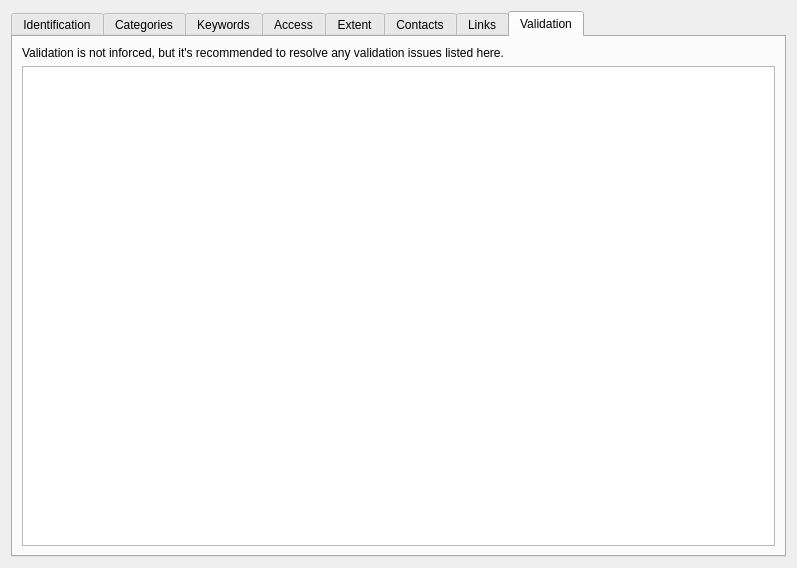
<?xml version="1.0" encoding="UTF-8"?>
<ui version="4.0">
 <class>QgsMetadataWidget</class>
 <widget class="QWidget" name="QgsMetadataWidget">
  <property name="geometry">
   <rect>
    <x>0</x>
    <y>0</y>
    <width>797</width>
    <height>568</height>
   </rect>
  </property>
  <property name="windowTitle">
   <string>Form</string>
  </property>
  <layout class="QVBoxLayout" name="verticalLayout_4">
   <item>
    <widget class="QTabWidget" name="tabWidget">
     <property name="enabled">
      <bool>true</bool>
     </property>
     <property name="tabShape">
      <enum>QTabWidget::Rounded</enum>
     </property>
     <property name="currentIndex">
      <number>7</number>
     </property>
     <widget class="QWidget" name="tabIdentificationDialog">
      <attribute name="title">
       <string>Identification</string>
      </attribute>
      <layout class="QVBoxLayout" name="verticalLayout">
       <property name="leftMargin">
        <number>0</number>
       </property>
       <property name="topMargin">
        <number>0</number>
       </property>
       <property name="rightMargin">
        <number>0</number>
       </property>
       <property name="bottomMargin">
        <number>0</number>
       </property>
       <item>
        <widget class="QScrollArea" name="scrollArea">
         <property name="frameShape">
          <enum>QFrame::NoFrame</enum>
         </property>
         <property name="widgetResizable">
          <bool>true</bool>
         </property>
         <widget class="QWidget" name="scrollAreaWidgetContents_2">
          <property name="geometry">
           <rect>
            <x>0</x>
            <y>0</y>
            <width>752</width>
            <height>625</height>
           </rect>
          </property>
          <layout class="QVBoxLayout" name="verticalLayout_15">
           <item>
            <widget class="QLabel" name="label_11">
             <property name="text">
              <string>This page describes the basic attribution of the dataset. Please use the tooltips for more informations.</string>
             </property>
             <property name="wordWrap">
              <bool>true</bool>
             </property>
            </widget>
           </item>
           <item>
            <widget class="QLabel" name="label_27">
             <property name="toolTip">
              <string>A reference, URI, URL or some other mechanism to identify the parent resource that this resource is a part (child) of.</string>
             </property>
             <property name="text">
              <string>Parent Identifier</string>
             </property>
            </widget>
           </item>
           <item>
            <widget class="QLineEdit" name="lineEditParentId">
             <property name="toolTip">
              <string>A reference, URI, URL or some other mechanism to identify the parent resource that this resource is a part (child) of.</string>
             </property>
            </widget>
           </item>
           <item>
            <widget class="QLabel" name="label_3">
             <property name="toolTip">
              <string>A reference, URI, URL or some other mechanism to identify the resource.</string>
             </property>
             <property name="text">
              <string>Identifier</string>
             </property>
            </widget>
           </item>
           <item>
            <layout class="QHBoxLayout" name="horizontalLayout">
             <item>
              <widget class="QLineEdit" name="lineEditIdentifier">
               <property name="toolTip">
                <string>A reference, URI, URL or some other mechanism to identify the resource.</string>
               </property>
              </widget>
             </item>
             <item>
              <widget class="QPushButton" name="btnAutoSource">
               <property name="text">
                <string>Set from layer</string>
               </property>
              </widget>
             </item>
            </layout>
           </item>
           <item>
            <widget class="QLabel" name="label_2">
             <property name="toolTip">
              <string>Returns the human readable name of the resource, typically displayed in search results.</string>
             </property>
             <property name="text">
              <string>Title</string>
             </property>
            </widget>
           </item>
           <item>
            <widget class="QLineEdit" name="lineEditTitle">
             <property name="sizePolicy">
              <sizepolicy hsizetype="Expanding" vsizetype="Fixed">
               <horstretch>0</horstretch>
               <verstretch>0</verstretch>
              </sizepolicy>
             </property>
             <property name="toolTip">
              <string>Returns the human readable name of the resource, typically displayed in search results.</string>
             </property>
            </widget>
           </item>
           <item>
            <widget class="QLabel" name="label_7">
             <property name="toolTip">
              <string>While a formal vocabulary is not imposed, it is advised to use the ISO 19115 MD_ScopeCode values. E.g. 'dataset' or 'series'. If unsure about which type to select, use 'dataset'.</string>
             </property>
             <property name="text">
              <string>Type</string>
             </property>
            </widget>
           </item>
           <item>
            <widget class="QComboBox" name="comboType">
             <property name="enabled">
              <bool>true</bool>
             </property>
             <property name="toolTip">
              <string>While a formal vocabulary is not imposed, it is advised to use the ISO 19115 MD_ScopeCode values. E.g. 'dataset' or 'series'. If unsure about which type to select, use 'dataset'.</string>
             </property>
             <property name="editable">
              <bool>true</bool>
             </property>
            </widget>
           </item>
           <item>
            <widget class="QLabel" name="label_4">
             <property name="toolTip">
              <string>Usually the returned string will follow either the ISO 639.2 or ISO 3166 specifications, e.g. 'ENG' or 'SPA', however this is not a hard requirement and the caller must account for non compliant values.</string>
             </property>
             <property name="text">
              <string>Language</string>
             </property>
            </widget>
           </item>
           <item>
            <widget class="QComboBox" name="comboLanguage">
             <property name="enabled">
              <bool>true</bool>
             </property>
             <property name="toolTip">
              <string>Usually the returned string will follow either the ISO 639.2 or ISO 3166 specifications, e.g. 'ENG' or 'SPA', however this is not a hard requirement and the caller must account for non compliant values.</string>
             </property>
             <property name="editable">
              <bool>true</bool>
             </property>
            </widget>
           </item>
           <item>
            <widget class="QLabel" name="label_6">
             <property name="toolTip">
              <string>Free-form description of the resource</string>
             </property>
             <property name="text">
              <string>Abstract</string>
             </property>
            </widget>
           </item>
           <item>
            <widget class="QTextEdit" name="textEditAbstract">
             <property name="sizePolicy">
              <sizepolicy hsizetype="Expanding" vsizetype="Expanding">
               <horstretch>0</horstretch>
               <verstretch>0</verstretch>
              </sizepolicy>
             </property>
             <property name="toolTip">
              <string>Free-form description of the resource</string>
             </property>
            </widget>
           </item>
           <item>
            <widget class="QFrame" name="encodingFrame">
             <property name="enabled">
              <bool>false</bool>
             </property>
             <property name="frameShape">
              <enum>QFrame::NoFrame</enum>
             </property>
             <property name="frameShadow">
              <enum>QFrame::Raised</enum>
             </property>
             <layout class="QVBoxLayout" name="verticalLayout_13">
              <property name="leftMargin">
               <number>0</number>
              </property>
              <property name="topMargin">
               <number>0</number>
              </property>
              <property name="rightMargin">
               <number>0</number>
              </property>
              <property name="bottomMargin">
               <number>0</number>
              </property>
              <item>
               <widget class="QLabel" name="label_24">
                <property name="text">
                 <string>Encoding</string>
                </property>
               </widget>
              </item>
              <item>
               <layout class="QHBoxLayout" name="horizontalLayout_8">
                <item>
                 <widget class="QComboBox" name="comboBox">
                  <property name="sizePolicy">
                   <sizepolicy hsizetype="Expanding" vsizetype="Fixed">
                    <horstretch>0</horstretch>
                    <verstretch>0</verstretch>
                   </sizepolicy>
                  </property>
                 </widget>
                </item>
                <item>
                 <widget class="QPushButton" name="btnAutoEncoding">
                  <property name="text">
                   <string>Set from layer</string>
                  </property>
                 </widget>
                </item>
               </layout>
              </item>
             </layout>
            </widget>
           </item>
          </layout>
         </widget>
        </widget>
       </item>
      </layout>
     </widget>
     <widget class="QWidget" name="tabCategoriesDialog">
      <attribute name="title">
       <string>Categories</string>
      </attribute>
      <layout class="QVBoxLayout" name="verticalLayout_14">
       <item>
        <widget class="QLabel" name="label_25">
         <property name="text">
          <string>Dataset categories.</string>
         </property>
        </widget>
       </item>
       <item>
        <widget class="QFrame" name="frame">
         <property name="frameShape">
          <enum>QFrame::NoFrame</enum>
         </property>
         <property name="frameShadow">
          <enum>QFrame::Raised</enum>
         </property>
         <layout class="QHBoxLayout" name="horizontalLayout_4">
          <property name="leftMargin">
           <number>0</number>
          </property>
          <property name="topMargin">
           <number>0</number>
          </property>
          <property name="rightMargin">
           <number>0</number>
          </property>
          <property name="bottomMargin">
           <number>0</number>
          </property>
          <item>
           <layout class="QVBoxLayout" name="verticalLayout_11">
            <item>
             <widget class="QLabel" name="label_23">
              <property name="text">
               <string>Available categories</string>
              </property>
             </widget>
            </item>
            <item>
             <widget class="QListView" name="listDefaultCategories">
              <property name="toolTip">
               <string>Categories chosen will be added as a new entry in the keywords tab.</string>
              </property>
              <property name="editTriggers">
               <set>QAbstractItemView::NoEditTriggers</set>
              </property>
             </widget>
            </item>
           </layout>
          </item>
          <item>
           <layout class="QVBoxLayout" name="verticalLayout_6">
            <item>
             <spacer name="verticalSpacer_2">
              <property name="orientation">
               <enum>Qt::Vertical</enum>
              </property>
              <property name="sizeHint" stdset="0">
               <size>
                <width>20</width>
                <height>40</height>
               </size>
              </property>
             </spacer>
            </item>
            <item>
             <widget class="QPushButton" name="btnNewCategory">
              <property name="toolTip">
               <string>Categories chosen will be added as a new entry in the keywords tab.</string>
              </property>
              <property name="text">
               <string>New</string>
              </property>
             </widget>
            </item>
            <item>
             <widget class="QPushButton" name="btnAddDefaultCategory">
              <property name="sizePolicy">
               <sizepolicy hsizetype="Maximum" vsizetype="Fixed">
                <horstretch>0</horstretch>
                <verstretch>0</verstretch>
               </sizepolicy>
              </property>
              <property name="toolTip">
               <string>Categories chosen will be added as a new entry in the keywords tab.</string>
              </property>
              <property name="text">
               <string/>
              </property>
              <property name="icon">
               <iconset resource="../../images/images.qrc">
                <normaloff>:/images/themes/default/mActionArrowRight.svg</normaloff>:/images/themes/default/mActionArrowRight.svg</iconset>
              </property>
              <property name="iconSize">
               <size>
                <width>16</width>
                <height>18</height>
               </size>
              </property>
             </widget>
            </item>
            <item>
             <widget class="QPushButton" name="btnRemoveCategory">
              <property name="sizePolicy">
               <sizepolicy hsizetype="Maximum" vsizetype="Fixed">
                <horstretch>0</horstretch>
                <verstretch>0</verstretch>
               </sizepolicy>
              </property>
              <property name="toolTip">
               <string>Categories chosen will be added as a new entry in the keywords tab.</string>
              </property>
              <property name="text">
               <string/>
              </property>
              <property name="icon">
               <iconset resource="../../images/images.qrc">
                <normaloff>:/images/themes/default/mActionArrowLeft.svg</normaloff>:/images/themes/default/mActionArrowLeft.svg</iconset>
              </property>
             </widget>
            </item>
            <item>
             <spacer name="verticalSpacer_3">
              <property name="orientation">
               <enum>Qt::Vertical</enum>
              </property>
              <property name="sizeHint" stdset="0">
               <size>
                <width>20</width>
                <height>40</height>
               </size>
              </property>
             </spacer>
            </item>
           </layout>
          </item>
          <item>
           <layout class="QVBoxLayout" name="verticalLayout_12">
            <item>
             <widget class="QLabel" name="label_22">
              <property name="text">
               <string>Categories</string>
              </property>
             </widget>
            </item>
            <item>
             <widget class="QListView" name="listCategories">
              <property name="toolTip">
               <string>Categories chosen will be added as a new entry in the keywords tab.</string>
              </property>
              <property name="editTriggers">
               <set>QAbstractItemView::NoEditTriggers</set>
              </property>
             </widget>
            </item>
           </layout>
          </item>
         </layout>
        </widget>
       </item>
      </layout>
     </widget>
     <widget class="QWidget" name="tabKeywordsDialog">
      <attribute name="title">
       <string>Keywords</string>
      </attribute>
      <layout class="QVBoxLayout" name="verticalLayout_2">
       <item>
        <widget class="QLabel" name="label_17">
         <property name="text">
          <string>&lt;html&gt;&lt;head/&gt;&lt;body&gt;&lt;p&gt;Keywords are optional, and provide a way to provide additional descriptive information about the dataset. Edits made in the categories tab will update the category entry below. For the concept, we suggest to use a standard based vocabulary such as &lt;a href=&quot;https://www.eionet.europa.eu/gemet/en/inspire-themes/&quot;&gt;&lt;span style=&quot; text-decoration: underline; color:#0000ff;&quot;&gt;GEMET.&lt;/span&gt;&lt;/a&gt;&lt;/p&gt;&lt;/body&gt;&lt;/html&gt;</string>
         </property>
         <property name="wordWrap">
          <bool>true</bool>
         </property>
        </widget>
       </item>
       <item>
        <layout class="QHBoxLayout" name="horizontalLayout_5">
         <item>
          <spacer name="horizontalSpacer_5">
           <property name="orientation">
            <enum>Qt::Horizontal</enum>
           </property>
           <property name="sizeHint" stdset="0">
            <size>
             <width>40</width>
             <height>20</height>
            </size>
           </property>
          </spacer>
         </item>
         <item>
          <widget class="QPushButton" name="btnAddVocabulary">
           <property name="toolTip">
            <string>Adds a list of descriptive keywords for a specified vocabulary.</string>
           </property>
           <property name="icon">
            <iconset resource="../../images/images.qrc">
             <normaloff>:/images/themes/default/symbologyAdd.svg</normaloff>:/images/themes/default/symbologyAdd.svg</iconset>
           </property>
           <property name="autoDefault">
            <bool>false</bool>
           </property>
          </widget>
         </item>
         <item>
          <widget class="QPushButton" name="btnRemoveVocabulary">
           <property name="toolTip">
            <string>Removes a specified vocabulary.</string>
           </property>
           <property name="icon">
            <iconset resource="../../images/images.qrc">
             <normaloff>:/images/themes/default/symbologyRemove.svg</normaloff>:/images/themes/default/symbologyRemove.svg</iconset>
           </property>
           <property name="autoDefault">
            <bool>false</bool>
           </property>
          </widget>
         </item>
        </layout>
       </item>
       <item>
        <widget class="QTableWidget" name="tabKeywords">
         <property name="toolTip">
          <string>A set of descriptive keywords associated with the resource for a specified concept.</string>
         </property>
         <property name="alternatingRowColors">
          <bool>true</bool>
         </property>
         <property name="selectionMode">
          <enum>QAbstractItemView::SingleSelection</enum>
         </property>
         <property name="selectionBehavior">
          <enum>QAbstractItemView::SelectRows</enum>
         </property>
         <attribute name="horizontalHeaderStretchLastSection">
          <bool>true</bool>
         </attribute>
         <column>
          <property name="text">
           <string>Concept</string>
          </property>
         </column>
         <column>
          <property name="text">
           <string>Keywords</string>
          </property>
         </column>
        </widget>
       </item>
      </layout>
     </widget>
     <widget class="QWidget" name="tabAccessDialog">
      <attribute name="title">
       <string>Access</string>
      </attribute>
      <layout class="QVBoxLayout" name="verticalLayout_3">
       <property name="leftMargin">
        <number>0</number>
       </property>
       <property name="topMargin">
        <number>0</number>
       </property>
       <property name="rightMargin">
        <number>0</number>
       </property>
       <property name="bottomMargin">
        <number>0</number>
       </property>
       <item>
        <widget class="QScrollArea" name="scrollArea_2">
         <property name="frameShape">
          <enum>QFrame::NoFrame</enum>
         </property>
         <property name="widgetResizable">
          <bool>true</bool>
         </property>
         <widget class="QWidget" name="scrollAreaWidgetContents_3">
          <property name="geometry">
           <rect>
            <x>0</x>
            <y>0</y>
            <width>767</width>
            <height>521</height>
           </rect>
          </property>
          <layout class="QVBoxLayout" name="verticalLayout_16">
           <item>
            <widget class="QLabel" name="label_5">
             <property name="text">
              <string>The fees, licences and rights for this dataset.</string>
             </property>
            </widget>
           </item>
           <item>
            <widget class="QLabel" name="label">
             <property name="toolTip">
              <string>Any fees associated with using the resource</string>
             </property>
             <property name="text">
              <string>Fees</string>
             </property>
            </widget>
           </item>
           <item>
            <widget class="QLineEdit" name="lineEditFees">
             <property name="toolTip">
              <string>Any fees associated with using the resource</string>
             </property>
            </widget>
           </item>
           <item>
            <layout class="QHBoxLayout" name="horizontalLayout_6">
             <item>
              <widget class="QLabel" name="label_8">
               <property name="toolTip">
                <string>A list of licenses associated with the resource</string>
               </property>
               <property name="text">
                <string>Licenses</string>
               </property>
              </widget>
             </item>
             <item>
              <spacer name="horizontalSpacer">
               <property name="orientation">
                <enum>Qt::Horizontal</enum>
               </property>
               <property name="sizeHint" stdset="0">
                <size>
                 <width>40</width>
                 <height>20</height>
                </size>
               </property>
              </spacer>
             </item>
             <item>
              <widget class="QPushButton" name="btnAddLicence">
               <property name="toolTip">
                <string>Add license</string>
               </property>
               <property name="icon">
                <iconset resource="../../images/images.qrc">
                 <normaloff>:/images/themes/default/symbologyAdd.svg</normaloff>:/images/themes/default/symbologyAdd.svg</iconset>
               </property>
              </widget>
             </item>
             <item>
              <widget class="QPushButton" name="btnRemoveLicence">
               <property name="toolTip">
                <string>Remove license</string>
               </property>
               <property name="icon">
                <iconset resource="../../images/images.qrc">
                 <normaloff>:/images/themes/default/symbologyRemove.svg</normaloff>:/images/themes/default/symbologyRemove.svg</iconset>
               </property>
              </widget>
             </item>
            </layout>
           </item>
           <item>
            <widget class="QTableWidget" name="tabLicenses">
             <property name="toolTip">
              <string>A list of licenses associated with the resource</string>
             </property>
             <property name="selectionMode">
              <enum>QAbstractItemView::SingleSelection</enum>
             </property>
             <property name="selectionBehavior">
              <enum>QAbstractItemView::SelectRows</enum>
             </property>
             <attribute name="horizontalHeaderVisible">
              <bool>false</bool>
             </attribute>
             <attribute name="horizontalHeaderStretchLastSection">
              <bool>true</bool>
             </attribute>
             <column>
              <property name="text">
               <string>Label</string>
              </property>
             </column>
            </widget>
           </item>
           <item>
            <layout class="QHBoxLayout" name="horizontalLayout_9">
             <item>
              <widget class="QLabel" name="label_26">
               <property name="toolTip">
                <string>List of attribution or copyright strings associated with the resource</string>
               </property>
               <property name="text">
                <string>Rights (attribution or copyright)</string>
               </property>
              </widget>
             </item>
             <item>
              <spacer name="horizontalSpacer_3">
               <property name="orientation">
                <enum>Qt::Horizontal</enum>
               </property>
               <property name="sizeHint" stdset="0">
                <size>
                 <width>40</width>
                 <height>20</height>
                </size>
               </property>
              </spacer>
             </item>
             <item>
              <widget class="QPushButton" name="btnAddRight">
               <property name="toolTip">
                <string>Add Right</string>
               </property>
               <property name="icon">
                <iconset resource="../../images/images.qrc">
                 <normaloff>:/images/themes/default/symbologyAdd.svg</normaloff>:/images/themes/default/symbologyAdd.svg</iconset>
               </property>
              </widget>
             </item>
             <item>
              <widget class="QPushButton" name="btnRemoveRight">
               <property name="toolTip">
                <string>Remove Right</string>
               </property>
               <property name="icon">
                <iconset resource="../../images/images.qrc">
                 <normaloff>:/images/themes/default/symbologyRemove.svg</normaloff>:/images/themes/default/symbologyRemove.svg</iconset>
               </property>
              </widget>
             </item>
            </layout>
           </item>
           <item>
            <widget class="QListView" name="listRights">
             <property name="toolTip">
              <string>List of attribution or copyright strings associated with the resource</string>
             </property>
            </widget>
           </item>
          </layout>
         </widget>
        </widget>
       </item>
      </layout>
     </widget>
     <widget class="QWidget" name="tabExtentDialog">
      <attribute name="title">
       <string>Extent</string>
      </attribute>
      <layout class="QVBoxLayout" name="verticalLayout_9">
       <item>
        <widget class="QLabel" name="label_9">
         <property name="text">
          <string>Coordinate Reference System, spatial and temporal extent(s) for this dataset.</string>
         </property>
        </widget>
       </item>
       <item>
        <widget class="QgsCollapsibleGroupBox" name="groupBox">
         <property name="toolTip">
          <string>The coordinate reference system described by the layer's metadata</string>
         </property>
         <property name="title">
          <string>Coordinate Reference System</string>
         </property>
         <layout class="QVBoxLayout" name="verticalLayout_8">
          <item>
           <layout class="QHBoxLayout" name="horizontalLayout_7">
            <item>
             <widget class="QgsProjectionSelectionWidget" name="selectionCrs" native="true"/>
            </item>
            <item>
             <widget class="QPushButton" name="btnAutoCrs">
              <property name="sizePolicy">
               <sizepolicy hsizetype="Maximum" vsizetype="Fixed">
                <horstretch>0</horstretch>
                <verstretch>0</verstretch>
               </sizepolicy>
              </property>
              <property name="text">
               <string>Set CRS from layer</string>
              </property>
             </widget>
            </item>
           </layout>
          </item>
         </layout>
        </widget>
       </item>
       <item>
        <spacer name="verticalSpacer">
         <property name="orientation">
          <enum>Qt::Vertical</enum>
         </property>
         <property name="sizeHint" stdset="0">
          <size>
           <width>20</width>
           <height>40</height>
          </size>
         </property>
        </spacer>
       </item>
      </layout>
     </widget>
     <widget class="QWidget" name="tabContactsDialog">
      <property name="enabled">
       <bool>false</bool>
      </property>
      <attribute name="title">
       <string>Contacts</string>
      </attribute>
      <layout class="QVBoxLayout" name="verticalLayout_10">
       <item>
        <widget class="QLabel" name="label_16">
         <property name="text">
          <string>Contacts, HELP TEXT</string>
         </property>
        </widget>
       </item>
       <item>
        <layout class="QHBoxLayout" name="horizontalLayout_10">
         <item>
          <spacer name="horizontalSpacer_6">
           <property name="orientation">
            <enum>Qt::Horizontal</enum>
           </property>
           <property name="sizeHint" stdset="0">
            <size>
             <width>40</width>
             <height>20</height>
            </size>
           </property>
          </spacer>
         </item>
         <item>
          <widget class="QPushButton" name="btnAddContact">
           <property name="toolTip">
            <string>Add class</string>
           </property>
           <property name="icon">
            <iconset resource="../../images/images.qrc">
             <normaloff>:/images/themes/default/symbologyAdd.svg</normaloff>:/images/themes/default/symbologyAdd.svg</iconset>
           </property>
          </widget>
         </item>
         <item>
          <widget class="QPushButton" name="btnRemoveContact">
           <property name="toolTip">
            <string>Delete</string>
           </property>
           <property name="icon">
            <iconset resource="../../images/images.qrc">
             <normaloff>:/images/themes/default/symbologyRemove.svg</normaloff>:/images/themes/default/symbologyRemove.svg</iconset>
           </property>
          </widget>
         </item>
        </layout>
       </item>
       <item>
        <layout class="QHBoxLayout" name="horizontalLayout_3">
         <item>
          <widget class="QTableWidget" name="tabContacts">
           <property name="maximumSize">
            <size>
             <width>200</width>
             <height>16777215</height>
            </size>
           </property>
           <property name="editTriggers">
            <set>QAbstractItemView::NoEditTriggers</set>
           </property>
           <property name="selectionMode">
            <enum>QAbstractItemView::SingleSelection</enum>
           </property>
           <property name="selectionBehavior">
            <enum>QAbstractItemView::SelectRows</enum>
           </property>
           <attribute name="horizontalHeaderStretchLastSection">
            <bool>true</bool>
           </attribute>
           <column>
            <property name="text">
             <string>Name</string>
            </property>
           </column>
           <column>
            <property name="text">
             <string>Organization</string>
            </property>
           </column>
          </widget>
         </item>
         <item>
          <widget class="QScrollArea" name="panelDetails">
           <property name="sizePolicy">
            <sizepolicy hsizetype="Minimum" vsizetype="Expanding">
             <horstretch>0</horstretch>
             <verstretch>0</verstretch>
            </sizepolicy>
           </property>
           <property name="widgetResizable">
            <bool>true</bool>
           </property>
           <widget class="QWidget" name="scrollAreaWidgetContents">
            <property name="geometry">
             <rect>
              <x>0</x>
              <y>0</y>
              <width>513</width>
              <height>419</height>
             </rect>
            </property>
            <layout class="QGridLayout" name="gridLayout_2">
             <item row="0" column="0">
              <widget class="QLabel" name="label_10">
               <property name="text">
                <string>Name</string>
               </property>
              </widget>
             </item>
             <item row="0" column="1" colspan="2">
              <widget class="QLineEdit" name="lineEditContactName"/>
             </item>
             <item row="1" column="0">
              <widget class="QLabel" name="label_15">
               <property name="text">
                <string>Role</string>
               </property>
              </widget>
             </item>
             <item row="1" column="1" colspan="2">
              <widget class="QComboBox" name="comboContactRole"/>
             </item>
             <item row="2" column="0">
              <widget class="QLabel" name="label_12">
               <property name="text">
                <string>Organization</string>
               </property>
              </widget>
             </item>
             <item row="2" column="1" colspan="2">
              <widget class="QLineEdit" name="lineEditContactOrganization"/>
             </item>
             <item row="3" column="0">
              <widget class="QLabel" name="label_14">
               <property name="text">
                <string>Position</string>
               </property>
              </widget>
             </item>
             <item row="3" column="1" colspan="2">
              <widget class="QLineEdit" name="lineEditContactPosition"/>
             </item>
             <item row="4" column="0">
              <widget class="QLabel" name="label_18">
               <property name="text">
                <string>Email</string>
               </property>
              </widget>
             </item>
             <item row="4" column="1" colspan="2">
              <widget class="QLineEdit" name="lineEditContactEmail"/>
             </item>
             <item row="5" column="0">
              <widget class="QLabel" name="label_19">
               <property name="text">
                <string>Voice</string>
               </property>
              </widget>
             </item>
             <item row="5" column="1" colspan="2">
              <widget class="QLineEdit" name="lineEditContactVoice"/>
             </item>
             <item row="6" column="0">
              <widget class="QLabel" name="label_20">
               <property name="text">
                <string>Fax</string>
               </property>
              </widget>
             </item>
             <item row="6" column="1" colspan="2">
              <widget class="QLineEdit" name="lineEditContactFax"/>
             </item>
             <item row="7" column="0">
              <widget class="QLabel" name="label_21">
               <property name="text">
                <string>Address</string>
               </property>
              </widget>
             </item>
             <item row="7" column="1">
              <widget class="QPushButton" name="btnAddAddress">
               <property name="toolTip">
                <string>Add class</string>
               </property>
               <property name="icon">
                <iconset resource="../../images/images.qrc">
                 <normaloff>:/images/themes/default/symbologyAdd.svg</normaloff>:/images/themes/default/symbologyAdd.svg</iconset>
               </property>
              </widget>
             </item>
             <item row="7" column="2">
              <widget class="QPushButton" name="btnRemoveAddress">
               <property name="toolTip">
                <string>Delete</string>
               </property>
               <property name="icon">
                <iconset resource="../../images/images.qrc">
                 <normaloff>:/images/themes/default/symbologyRemove.svg</normaloff>:/images/themes/default/symbologyRemove.svg</iconset>
               </property>
              </widget>
             </item>
             <item row="8" column="0" colspan="3">
              <widget class="QTableWidget" name="tabAddresses">
               <attribute name="horizontalHeaderStretchLastSection">
                <bool>true</bool>
               </attribute>
               <column>
                <property name="text">
                 <string>Type</string>
                </property>
               </column>
               <column>
                <property name="text">
                 <string>Address</string>
                </property>
               </column>
               <column>
                <property name="text">
                 <string>Postal Code</string>
                </property>
               </column>
               <column>
                <property name="text">
                 <string>City</string>
                </property>
               </column>
               <column>
                <property name="text">
                 <string>Administrative Area</string>
                </property>
               </column>
               <column>
                <property name="text">
                 <string>Country</string>
                </property>
               </column>
              </widget>
             </item>
            </layout>
           </widget>
          </widget>
         </item>
        </layout>
       </item>
      </layout>
     </widget>
     <widget class="QWidget" name="tabLinksDialog">
      <attribute name="title">
       <string>Links</string>
      </attribute>
      <layout class="QVBoxLayout" name="verticalLayout_5">
       <item>
        <widget class="QLabel" name="label_13">
         <property name="toolTip">
          <string>a list of online resources associated with the resource.</string>
         </property>
         <property name="text">
          <string>Links describe ancilliary resources and information related to this dataset.</string>
         </property>
        </widget>
       </item>
       <item>
        <layout class="QHBoxLayout" name="horizontalLayout_2">
         <item>
          <spacer name="horizontalSpacer_2">
           <property name="orientation">
            <enum>Qt::Horizontal</enum>
           </property>
           <property name="sizeHint" stdset="0">
            <size>
             <width>40</width>
             <height>20</height>
            </size>
           </property>
          </spacer>
         </item>
         <item>
          <widget class="QPushButton" name="btnAddLink">
           <property name="toolTip">
            <string>Add link</string>
           </property>
           <property name="icon">
            <iconset resource="../../images/images.qrc">
             <normaloff>:/images/themes/default/symbologyAdd.svg</normaloff>:/images/themes/default/symbologyAdd.svg</iconset>
           </property>
          </widget>
         </item>
         <item>
          <widget class="QPushButton" name="btnRemoveLink">
           <property name="toolTip">
            <string>Remove link</string>
           </property>
           <property name="icon">
            <iconset resource="../../images/images.qrc">
             <normaloff>:/images/themes/default/symbologyRemove.svg</normaloff>:/images/themes/default/symbologyRemove.svg</iconset>
           </property>
          </widget>
         </item>
        </layout>
       </item>
       <item>
        <widget class="QTableView" name="tabLinks">
         <property name="toolTip">
          <string>a list of online resources associated with the resource.</string>
         </property>
         <property name="alternatingRowColors">
          <bool>true</bool>
         </property>
         <property name="selectionMode">
          <enum>QAbstractItemView::SingleSelection</enum>
         </property>
         <property name="selectionBehavior">
          <enum>QAbstractItemView::SelectRows</enum>
         </property>
         <attribute name="horizontalHeaderStretchLastSection">
          <bool>true</bool>
         </attribute>
        </widget>
       </item>
      </layout>
     </widget>
     <widget class="QWidget" name="tabValidationDialog">
      <attribute name="title">
       <string>Validation</string>
      </attribute>
      <layout class="QVBoxLayout" name="verticalLayout_7">
       <item>
        <widget class="QLabel" name="label_28">
         <property name="text">
          <string>Validation is not inforced, but it's recommended to resolve any validation issues listed here.</string>
         </property>
        </widget>
       </item>
       <item>
        <widget class="QTextBrowser" name="resultsCheckMetadata"/>
       </item>
      </layout>
     </widget>
    </widget>
   </item>
  </layout>
 </widget>
 <customwidgets>
  <customwidget>
   <class>QgsCollapsibleGroupBox</class>
   <extends>QGroupBox</extends>
   <header>qgscollapsiblegroupbox.h</header>
   <container>1</container>
  </customwidget>
  <customwidget>
   <class>QgsProjectionSelectionWidget</class>
   <extends>QWidget</extends>
   <header>qgsprojectionselectionwidget.h</header>
   <container>1</container>
  </customwidget>
 </customwidgets>
 <resources>
  <include location="../../images/images.qrc"/>
 </resources>
 <connections/>
</ui>
